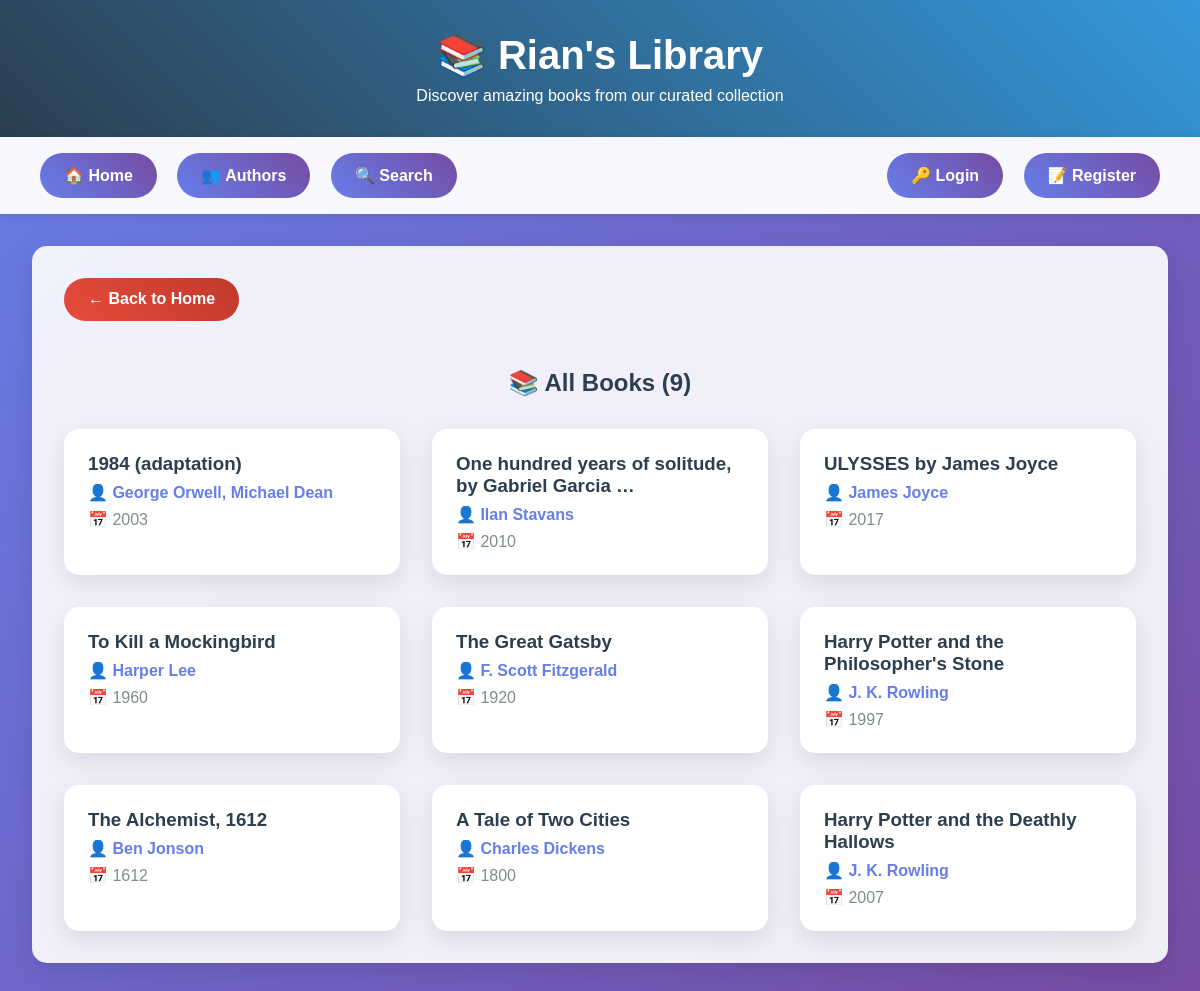
The page /all-books/ on the database as committed earlier.
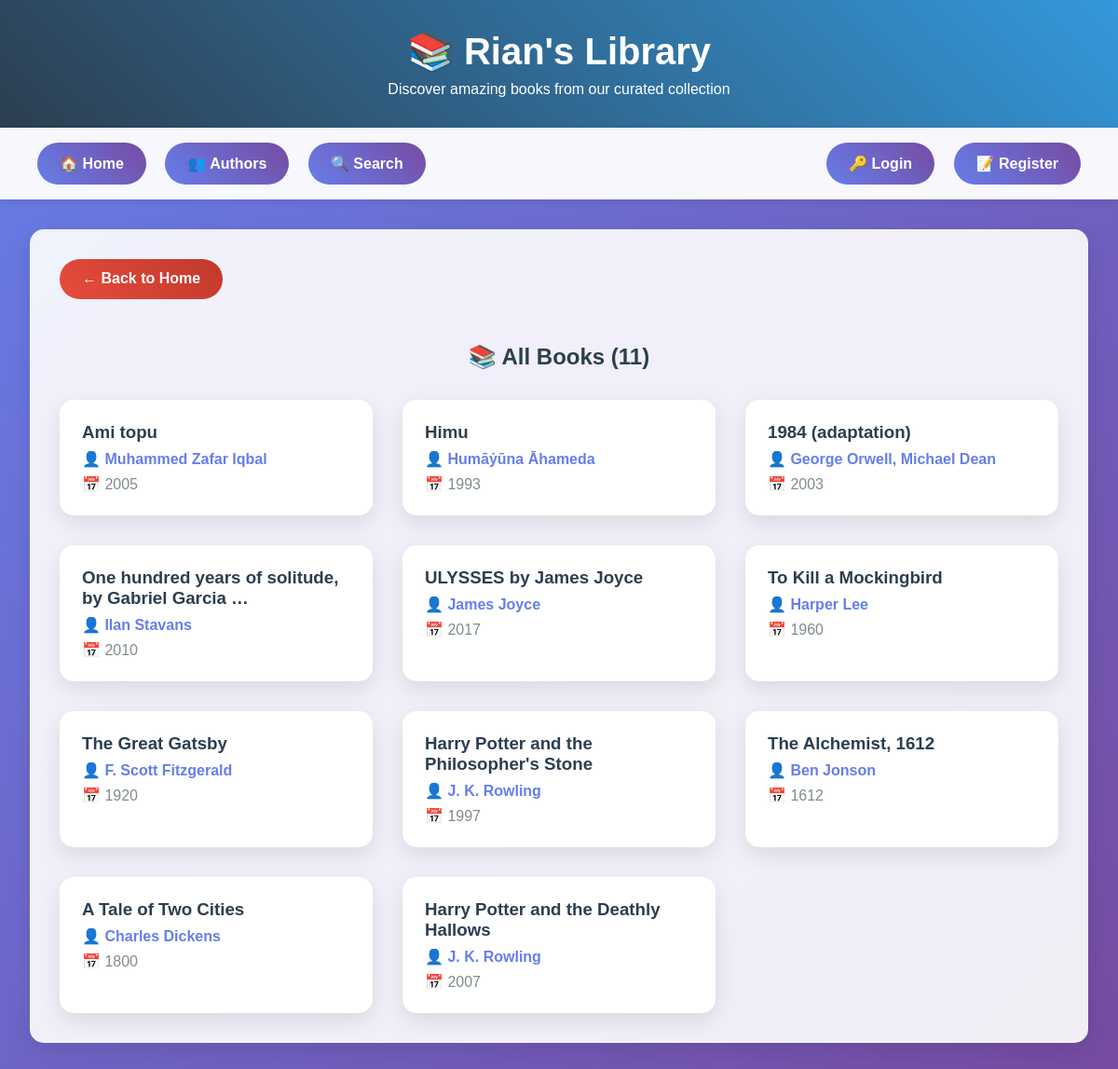
The same page on the database as committed later.
### books/models.py (models this page shows, shortened)
class Book(models.Model):
    title = models.CharField(max_length=300)
    authors = models.ManyToManyField(Author, related_name='books')
    cover_image = models.URLField(blank=True, null=True)
    publication_year = models.CharField(max_length=10, blank=True, null=True)
    isbn = models.CharField(max_length=20, blank=True, null=True)
    description = models.TextField(blank=True, null=True)
    open_library_key = models.CharField(max_length=100, blank=True, null=True)
    created_at = models.DateTimeField(auto_now_add=True)
    updated_at = models.DateTimeField(auto_now=True)
    class Meta:
        ordering = ['-created_at']

class Author(models.Model):
    name = models.CharField(max_length=200, unique=True)
    birth_date = models.CharField(max_length=50, blank=True, null=True)
    bio = models.TextField(blank=True, null=True)
    created_at = models.DateTimeField(auto_now_add=True)
    class Meta:
        ordering = ['name']

### books/views.py (the view)
# urls.py: path('all-books/', views.all_books, name='all_books'),
def all_books(request):
    books_list = Book.objects.all().prefetch_related('authors')
    paginator = Paginator(books_list, 12)
    page_number = request.GET.get('page')
    books = paginator.get_page(page_number)
    context = {
        'books': books,
        'total_books': Book.objects.count(),
        'is_paginated': books.has_other_pages(),
        'page_obj': books,
    }
    return render(request, 'books/all_books.html', context)

### templates/books/all_books.html (shortened to what this page needs)
{% extends 'base.html' %}
{% load static %}
{% block content %}
<div style="margin-bottom: 2rem;">
    {% if user.is_authenticated %}
        {% if user.is_staff %}
            <a href="{% url 'books:admin_dashboard' %}" class="back-btn">← Back to Admin Dashboard</a>
        {% else %}
            <a href="{% url 'books:user_dashboard' %}" class="back-btn">← Back to Dashboard</a>
        {% endif %}
    {% else %}
        <a href="{% url 'books:home' %}" class="back-btn">← Back to Home</a>
    {% endif %}
</div>
<h2>📚 All Books ({{ total_books }})</h2>
{% if books %}
    <div class="book-grid">
        {% for book in books %}
            <div class="book-card" onclick="location.href='{% url 'books:book_detail' book.id %}'">
                <h3>{{ book.title|truncatechars:50 }}</h3>
                <div class="author">
                    👤 {% for author in book.authors.all %}{{ author.name }}{% if not forloop.last %}, {% endif %}{% endfor %}
                </div>
                {% if book.publication_year %}
                    <div class="year">📅 {{ book.publication_year }}</div>
                {% endif %}
            </div>
        {% endfor %}
    </div>
{% else %}
    <div class="no-results">
        <h3>📚 No Books Available</h3>
        <p>The library is empty. Check back later!</p>
    </div>
{% endif %}
{% endblock %}

### templates/base.html (shortened to what this page needs)
<!DOCTYPE html>
<html lang="en">
<head>
    {% load static %}
    <link rel="stylesheet" href="{% static 'css/style.css' %}">
</head>
<body>
    <div class="banner">
        <h1>📚 Rian's Library</h1>
        <p>Discover amazing books from our curated collection</p>
    </div>
    <nav class="navbar">
        <div style="display: flex; align-items: center; justify-content: space-between; width: 100%; max-width: 1200px; margin: 0 auto; padding: 0 2rem;">
            <div>
                {% if user.is_authenticated %}
                    {% if user.is_staff %}
                        <a href="{% url 'books:admin_dashboard' %}" class="nav-btn {% if request.resolver_match.url_name == 'admin_dashboard' %}active{% endif %}">
                            👑 Dashboard
                        </a>
                    {% else %}
                        <a href="{% url 'books:user_dashboard' %}" class="nav-btn {% if request.resolver_match.url_name == 'user_dashboard' %}active{% endif %}">
                            🏠 Dashboard
                        </a>
                    {% endif %}
                    <a href="{% url 'books:all_books' %}" class="nav-btn {% if request.resolver_match.url_name == 'all_books' %}active{% endif %}">
                        📚 All Books
                    </a>
                {% else %}
                    <a href="{% url 'books:home' %}" class="nav-btn {% if request.resolver_match.url_name == 'home' %}active{% endif %}">
                        🏠 Home
                    </a>
                {% endif %}
                <a href="{% url 'books:authors' %}" class="nav-btn {% if request.resolver_match.url_name == 'authors' %}active{% endif %}">
                    👥 Authors
                </a>
                <a href="{% url 'books:search' %}" class="nav-btn {% if request.resolver_match.url_name == 'search' %}active{% endif %}">
                    🔍 Search
                </a>
            </div>
            <div>
                {% if user.is_authenticated %}
                    <span style="color: #667eea; margin-right: 1rem; font-weight: 600;">
                        👋 Hello, {{ user.first_name|default:user.username }}!
                    </span>
                    <a href="{% url 'books:logout' %}" class="nav-btn" style="background: linear-gradient(45deg, #e74c3c, #c0392b);">
                        🚪 Logout
                    </a>
                {% else %}
                    <a href="{% url 'books:login' %}" class="nav-btn {% if request.resolver_match.url_name == 'login' %}active{% endif %}">
                        🔑 Login
                    </a>
                    <a href="{% url 'books:register' %}" class="nav-btn {% if request.resolver_match.url_name == 'register' %}active{% endif %}">
                        📝 Register
                    </a>
                {% endif %}
            </div>
        </div>
    </nav>
    <div class="main-content">
        <div class="page">
            {% block content %}{% endblock %}
        </div>
    </div>
</body>
</html>

### static/css/style.css (style rules this page uses)
* { margin: 0; padding: 0; box-sizing: border-box; }
body { font-family: Arial, sans-serif; background: linear-gradient(135deg, #667eea 0%, #764ba2 100%); min-height: 100vh; }
.banner { background: linear-gradient(45deg, #2c3e50, #3498db); color: white; padding: 2rem 0; text-align: center; box-shadow: 0 4px 15px rgba(0,0,0,0.3); }
.banner h1 { font-size: 2.5rem; margin-bottom: 0.5rem; }
.navbar { background: rgba(255, 255, 255, 0.95); padding: 1rem 0; text-align: center; box-shadow: 0 2px 10px rgba(0,0,0,0.1); }
.nav-btn { background: linear-gradient(45deg, #667eea, #764ba2); color: white; border: none; padding: 0.8rem 1.5rem; margin: 0 0.5rem; border-radius: 25px; cursor: pointer; font-size: 1rem; font-weight: 600; transition: all 0.3s ease; text-decoration: none; display: inline-block; }
.main-content { max-width: 1200px; margin: 2rem auto; padding: 0 2rem; }
.page { background: rgba(255, 255, 255, 0.9); padding: 2rem; border-radius: 15px; box-shadow: 0 8px 25px rgba(0,0,0,0.1); }
.page h2 { color: #2c3e50; margin-bottom: 2rem; text-align: center; }
.book-grid { display: grid; grid-template-columns: repeat(auto-fill, minmax(300px, 1fr)); gap: 2rem; }
.book-card { background: white; border-radius: 15px; padding: 1.5rem; box-shadow: 0 8px 25px rgba(0,0,0,0.1); transition: all 0.3s ease; cursor: pointer; height: 100%; }
.book-card h3 { color: #2c3e50; margin-bottom: 0.5rem; }
.book-card .author { color: #667eea; font-weight: 600; margin-bottom: 0.5rem; }
.book-card .year { color: #7f8c8d; }
.back-btn { background: linear-gradient(45deg, #e74c3c, #c0392b); color: white; border: none; padding: 0.8rem 1.5rem; border-radius: 25px; cursor: pointer; font-weight: 600; margin-bottom: 1rem; text-decoration: none; display: inline-block; }

Rows that differ between the two databases and show on the page:
added Book: title "Ami topu", publication_year "2005"
added Author: name "Muhammed Zafar Iqbal", shown under "Ami topu"
added Book: title "Himu", publication_year "1993"
added Author: name "Humāẏūna Āhameda", shown under "Himu"
Other text that changed with them:
{{ total_books }}: "9" → "11"
